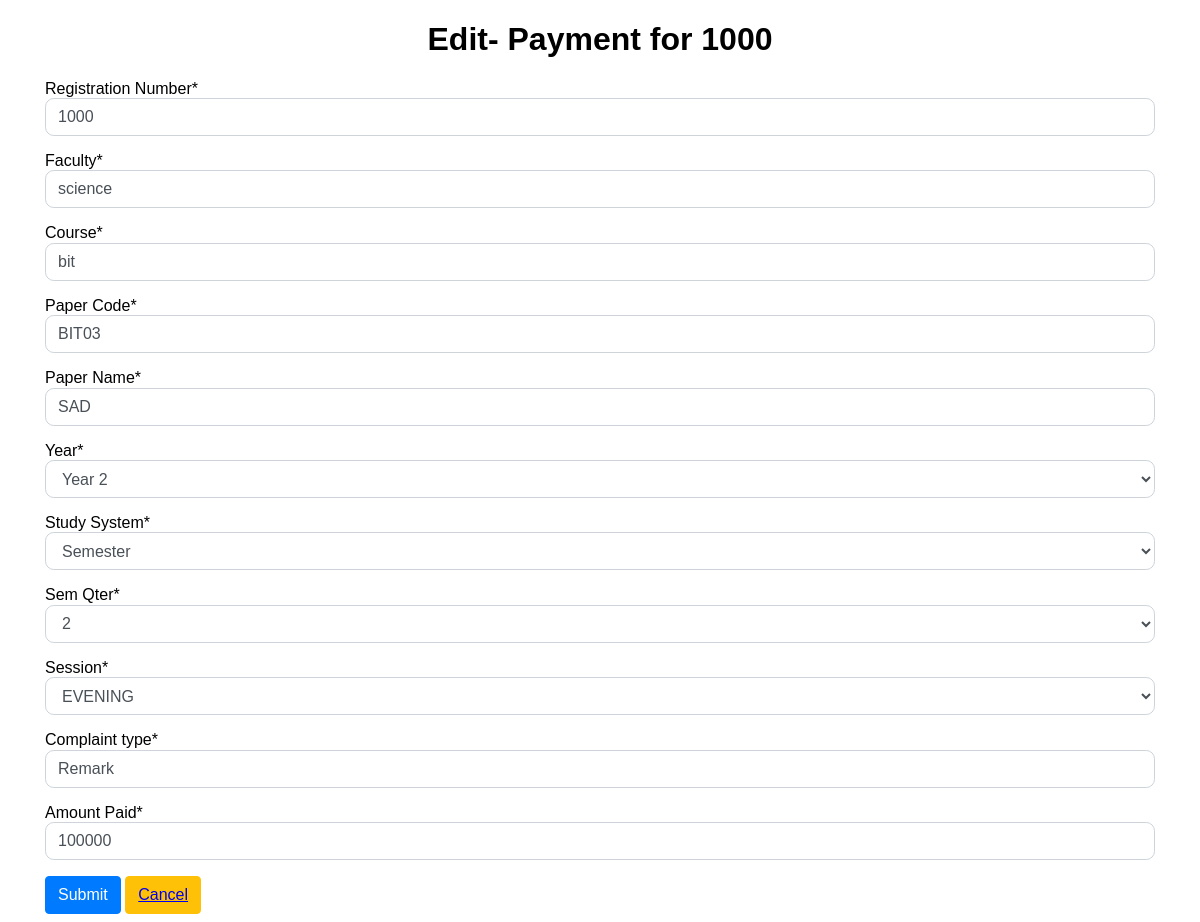
Page /edit_payment/1/ (signed in) on the committed database.
### exam/models.py (models this page shows)
class Accounts(models.Model):
    YearOfExam=[
        ("Year_1", 'Year 1'),
        ("Year_2", 'Year 2'),
        ("Year_3", 'Year 3'),
        ("Year_4", 'Year 4'),
        ("Year_5", 'Year 5')
        ]
    studymode=[
        ("DAY", 'DAY'),
        ("EVENING", 'EVENING'),
        ("WEEKEND", 'WEEKEND')
        ]
    study=[
        ("Semester", 'Semester'),
        ("Quarter", 'Quarter'),
        ("Term", 'Term'),
        ]
    type=[
        ("Remark", 'Re-mark'),
        ("Missing_Marks", 'Missing marks'),
    ]
    list=[
        ("Semester_1", '1'),
        ("Semester_2", '2'),
        ("Semester_3", '3'),
        ("Semester_4", '4'),
        ("Semester_5", '5'),
    ]
    Registration_Number = models.CharField(max_length=100, null=True)
    Faculty = models.CharField(max_length=100, null=True)
    Course = models.CharField(max_length=100, null=True)
    Paper_Code = models.CharField(max_length=30, null=True)
    Paper_Name = models.CharField(max_length=100, null=True)
    Year = models.CharField(max_length=20, choices=YearOfExam, null=True)
    Study_System = models.CharField(max_length=30, choices=study, null=True)
    Sem_Qter = models.CharField(max_length=30, choices=list, null=True)
    Session = models.CharField(max_length=10, choices=studymode, null=True)
    Complaint_type = models.CharField(max_length=10, default="Remark", null=False)
    Amount_Paid = models.IntegerField(null=False)
    Date = models.DateTimeField(verbose_name='Date Submitted', auto_now=True)

### exam/views.py (the view)
# urls.py: path('edit_payment/<int:payment_id>/', edit_payments_view, name="edit_payment"),
@login_required
def edit_payments_view(request, payment_id):
    message =""
    payment = Accounts.objects.get(id=payment_id)
    if request.method == "POST":
        payment_form = AccountsForm(request.POST, instance= payment)
        if payment_form.is_valid():
            payment_form.save()
            message = "Changes saved successfully"
        else:
            message = "Entered invalid data"
        messages.success(request, message)
    else:
        payment_form = AccountsForm(instance=payment)
    context = {
        'form': payment_form,
        'payment': payment,
        'msg': message,
    }
    return render(request, "edit_payment.html", context)

### exam/forms.py
class AccountsForm(ModelForm):
    class Meta:
        model = Accounts
        fields = '__all__'

### exam/templates/edit_payment.html (shortened to what this page needs)
<!DOCTYPE html>
<html lang="en">
<head>
    {% load crispy_forms_tags %}
    <link href="/static/css/group.css" rel="stylesheet" />
</head>
<body>
    <h1>Edit- Payment for {{payment.Registration_Number}}</h1>
    <div class="container">
        <form method="POST">
            {{form|crispy}}
            <input type="Submit" class="btn btn-primary">
            <button class="btn btn-warning"><a href="{% url 'add_payment' %}">Cancel</a></button>
        </form>
    </div>
</body>
</html>

### static/css/group.css (style rules this page uses)
:root { --blue: #007bff; --indigo: #6610f2; --purple: #6f42c1; --pink: #e83e8c; --red: #dc3545; --orange: #fd7e14; --yellow: #ffc107; --green: #28a745; --teal: #20c997; --cyan: #17a2b8; --white: #fff; --gray: #6c757d; --gray-dark: #343a40; --primary: #007bff; --secondary: #6c757d; --success: #28a745; --info: #17a2b8; --warning: #ffc107; --danger: #dc3545; --light: #f8f9fa; --dark: #343a40; --breakpoint-xs: 0; --breakpoint-sm: 576px; --breakpoint-md: 768px; --breakpoint-lg: 992px; --breakpoint-xl: 1200px; --font-family-sans-serif: -apple-system, BlinkMacSystemFont, "Segoe UI", Roboto, "Helvetica Neue", Arial, sans-serif, "Apple Color Emoji", "Segoe UI Emoji", "Segoe UI Symbol"; --font-family-monospace: SFMono-Regular, Menlo, Monaco, Consolas, "Liberation Mono", "Courier New", monospace; }
*, *::before, *::after { box-sizing: border-box; }
html { font-family: sans-serif; line-height: 1.15; -webkit-text-size-adjust: 100%; -ms-text-size-adjust: 100%; -ms-overflow-style: scrollbar; -webkit-tap-highlight-color: transparent; }
h1 { text-align: center; }
.form-control { width: 100%; padding: 0.375rem 0.75rem; font-size: 1rem; line-height: 1.5; color: #495057; background-color: #ffffff; background-clip: prgb(227, 215, 215)box; border: 1px solid #ced4da; height: auto; border-radius: 0.55rem; transition: border-color 0.15s ease-in-out, box-shadow 0.15s ease-in-out; }
.form-control::placeholder { color: #6c757d; opacity: 1; }
select.form-control:not([size]):not([multiple]) { height: calc(2.25rem + 2px); }
.form-group { margin-bottom: 1rem; }
.btn { display: inline-block; font-weight: 400; text-align: center; white-space: nowrap; vertical-align: middle; -webkit-user-select: none; -moz-user-select: none; -ms-user-select: none; user-select: none; border: 1px solid transparent; padding: 0.375rem 0.75rem; font-size: 1rem; line-height: 1.5; border-radius: 0.25rem; transition: color 0.15s ease-in-out, background-color 0.15s ease-in-out, border-color 0.15s ease-in-out, box-shadow 0.15s ease-in-out; }
.btn-primary { color: #fff; background-color: #007bff; border-color: #007bff; }
.btn-warning { color: #212529; background-color: #ffc107; border-color: #ffc107; }
.container { width: 100%; padding-right: 15px; padding-left: 15px; margin-right: auto; margin-left: auto; }
@media (min-width: 576px) { .container { max-width: 540px; } }
@media (min-width: 768px) { .container { max-width: 720px; } }
@media (min-width: 992px) { .container { max-width: 960px; } }
@media (min-width: 1200px) { .container { max-width: 1140px; } }

### rows in the picture
Accounts: Registration_Number "1000", Faculty "science", Course "bit", Paper_Code "BIT03", Paper_Name "SAD", Year "Year 2", Study_System "Semester", Sem_Qter "2", Session "EVENING", Complaint_type "Remark", Amount_Paid "100000"
